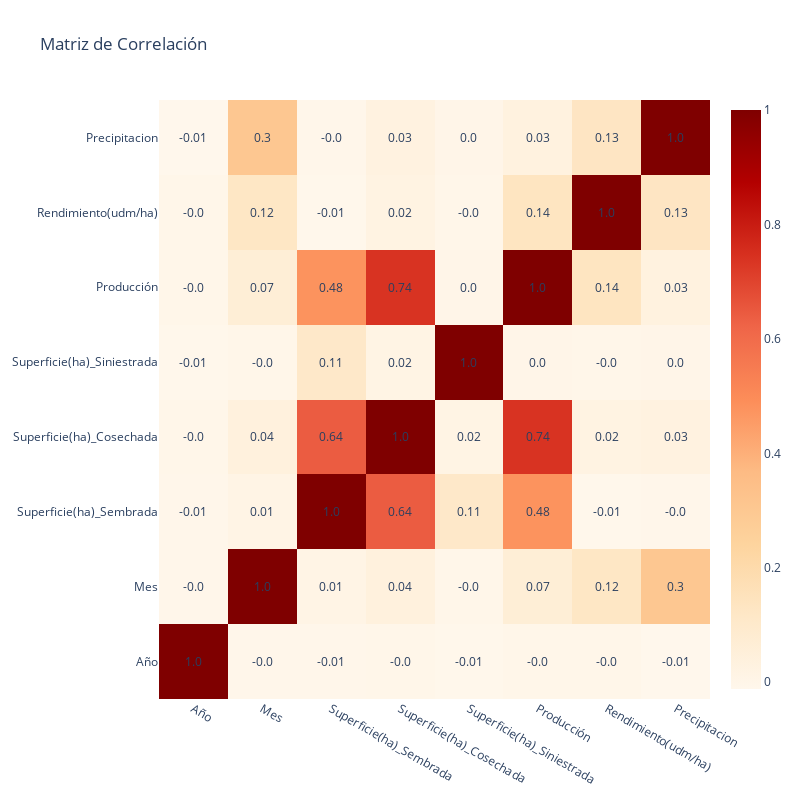

Notebook code cell kept with this figure:
### Code cell
# Crear una matriz de correlación
correlation_matrix = eda.corr()

# Crear el heatmap con etiquetas en cada recuadro
fig = go.Figure(data=go.Heatmap(
        z=correlation_matrix.values,
        x=correlation_matrix.columns,
        y=correlation_matrix.columns,
        colorscale='OrRd'))

fig.update_layout(title='Matriz de Correlación',
                  width=800, height=800)

# Añadir etiquetas en cada recuadro
annotations = []
for i, row in enumerate(correlation_matrix.values):
    for j, value in enumerate(row):
        annotations.append(
            dict(text=str(round(value, 2)),
                 x=correlation_matrix.columns[j],
                 y=correlation_matrix.columns[i],
                 xref='x',
                 yref='y',
                 showarrow=False)
        )

fig.update_layout(annotations=annotations)

fig.show()

### Figure 1 — Plotly figure (JSON) as saved in the notebook; plotly's stock layout.template omitted (floating-point values rounded to 4 significant figures)
{"data": [{"colorscale": [[0, "rgb(255,247,236)"], [0.125, "rgb(254,232,200)"], [0.25, "rgb(253,212,158)"], [0.375, "rgb(253,187,132)"], [0.5, "rgb(252,141,89)"], [0.625, "rgb(239,101,72)"], [0.75, "rgb(215,48,31)"], [0.875, "rgb(179,0,0)"], [1, "rgb(127,0,0)"]], "type": "heatmap", "x": ["Año", "Mes", "Superficie(ha)_Sembrada", "Superficie(ha)_Cosechada", "Superficie(ha)_Siniestrada", "Producción", "Rendimiento(udm/ha)", "Precipitacion"], "y": ["Año", "Mes", "Superficie(ha)_Sembrada", "Superficie(ha)_Cosechada", "Superficie(ha)_Siniestrada", "Producción", "Rendimiento(udm/ha)", "Precipitacion"], "z": [[1, -0.003146, -0.006554, -0.003068, -0.009341, -0.002358, -0.001261, -0.01191], [-0.003146, 1, 0.01267, 0.04013, -0.0009301, 0.06708, 0.1237, 0.3046], [-0.006554, 0.01267, 1, 0.6413, 0.1123, 0.4786, -0.008421, -0.003438], [-0.003068, 0.04013, 0.6413, 1, 0.01653, 0.7392, 0.02307, 0.02972], [-0.009341, -0.0009301, 0.1123, 0.01653, 1, 0.003009, -0.0005643, 0.002918], [-0.002358, 0.06708, 0.4786, 0.7392, 0.003009, 1, 0.1357, 0.03225], [-0.001261, 0.1237, -0.008421, 0.02307, -0.0005643, 0.1357, 1, 0.131], [-0.01191, 0.3046, -0.003438, 0.02972, 0.002918, 0.03225, 0.131, 1]]}], "layout": {"annotations": [{"showarrow": false, "text": "1.0", "x": "Año", "xref": "x", "y": "Año", "yref": "y"}, {"showarrow": false, "text": "-0.0", "x": "Mes", "xref": "x", "y": "Año", "yref": "y"}, {"showarrow": false, "text": "-0.01", "x": "Superficie(ha)_Sembrada", "xref": "x", "y": "Año", "yref": "y"}, {"showarrow": false, "text": "-0.0", "x": "Superficie(ha)_Cosechada", "xref": "x", "y": "Año", "yref": "y"}, {"showarrow": false, "text": "-0.01", "x": "Superficie(ha)_Siniestrada", "xref": "x", "y": "Año", "yref": "y"}, {"showarrow": false, "text": "-0.0", "x": "Producción", "xref": "x", "y": "Año", "yref": "y"}, {"showarrow": false, "text": "-0.0", "x": "Rendimiento(udm/ha)", "xref": "x", "y": "Año", "yref": "y"}, {"showarrow": false, "text": "-0.01", "x": "Precipitacion", "xref": "x", "y": "Año", "yref": "y"}, {"showarrow": false, "text": "-0.0", "x": "Año", "xref": "x", "y": "Mes", "yref": "y"}, {"showarrow": false, "text": "1.0", "x": "Mes", "xref": "x", "y": "Mes", "yref": "y"}, {"showarrow": false, "text": "0.01", "x": "Superficie(ha)_Sembrada", "xref": "x", "y": "Mes", "yref": "y"}, {"showarrow": false, "text": "0.04", "x": "Superficie(ha)_Cosechada", "xref": "x", "y": "Mes", "yref": "y"}, {"showarrow": false, "text": "-0.0", "x": "Superficie(ha)_Siniestrada", "xref": "x", "y": "Mes", "yref": "y"}, {"showarrow": false, "text": "0.07", "x": "Producción", "xref": "x", "y": "Mes", "yref": "y"}, {"showarrow": false, "text": "0.12", "x": "Rendimiento(udm/ha)", "xref": "x", "y": "Mes", "yref": "y"}, {"showarrow": false, "text": "0.3", "x": "Precipitacion", "xref": "x", "y": "Mes", "yref": "y"}, {"showarrow": false, "text": "-0.01", "x": "Año", "xref": "x", "y": "Superficie(ha)_Sembrada", "yref": "y"}, {"showarrow": false, "text": "0.01", "x": "Mes", "xref": "x", "y": "Superficie(ha)_Sembrada", "yref": "y"}, {"showarrow": false, "text": "1.0", "x": "Superficie(ha)_Sembrada", "xref": "x", "y": "Superficie(ha)_Sembrada", "yref": "y"}, {"showarrow": false, "text": "0.64", "x": "Superficie(ha)_Cosechada", "xref": "x", "y": "Superficie(ha)_Sembrada", "yref": "y"}, {"showarrow": false, "text": "0.11", "x": "Superficie(ha)_Siniestrada", "xref": "x", "y": "Superficie(ha)_Sembrada", "yref": "y"}, {"showarrow": false, "text": "0.48", "x": "Producción", "xref": "x", "y": "Superficie(ha)_Sembrada", "yref": "y"}, {"showarrow": false, "text": "-0.01", "x": "Rendimiento(udm/ha)", "xref": "x", "y": "Superficie(ha)_Sembrada", "yref": "y"}, {"showarrow": false, "text": "-0.0", "x": "Precipitacion", "xref": "x", "y": "Superficie(ha)_Sembrada", "yref": "y"}, {"showarrow": false, "text": "-0.0", "x": "Año", "xref": "x", "y": "Superficie(ha)_Cosechada", "yref": "y"}, {"showarrow": false, "text": "0.04", "x": "Mes", "xref": "x", "y": "Superficie(ha)_Cosechada", "yref": "y"}, {"showarrow": false, "text": "0.64", "x": "Superficie(ha)_Sembrada", "xref": "x", "y": "Superficie(ha)_Cosechada", "yref": "y"}, {"showarrow": false, "text": "1.0", "x": "Superficie(ha)_Cosechada", "xref": "x", "y": "Superficie(ha)_Cosechada", "yref": "y"}, {"showarrow": false, "text": "0.02", "x": "Superficie(ha)_Siniestrada", "xref": "x", "y": "Superficie(ha)_Cosechada", "yref": "y"}, {"showarrow": false, "text": "0.74", "x": "Producción", "xref": "x", "y": "Superficie(ha)_Cosechada", "yref": "y"}, {"showarrow": false, "text": "0.02", "x": "Rendimiento(udm/ha)", "xref": "x", "y": "Superficie(ha)_Cosechada", "yref": "y"}, {"showarrow": false, "text": "0.03", "x": "Precipitacion", "xref": "x", "y": "Superficie(ha)_Cosechada", "yref": "y"}, {"showarrow": false, "text": "-0.01", "x": "Año", "xref": "x", "y": "Superficie(ha)_Siniestrada", "yref": "y"}, {"showarrow": false, "text": "-0.0", "x": "Mes", "xref": "x", "y": "Superficie(ha)_Siniestrada", "yref": "y"}, {"showarrow": false, "text": "0.11", "x": "Superficie(ha)_Sembrada", "xref": "x", "y": "Superficie(ha)_Siniestrada", "yref": "y"}, {"showarrow": false, "text": "0.02", "x": "Superficie(ha)_Cosechada", "xref": "x", "y": "Superficie(ha)_Siniestrada", "yref": "y"}, {"showarrow": false, "text": "1.0", "x": "Superficie(ha)_Siniestrada", "xref": "x", "y": "Superficie(ha)_Siniestrada", "yref": "y"}, {"showarrow": false, "text": "0.0", "x": "Producción", "xref": "x", "y": "Superficie(ha)_Siniestrada", "yref": "y"}, {"showarrow": false, "text": "-0.0", "x": "Rendimiento(udm/ha)", "xref": "x", "y": "Superficie(ha)_Siniestrada", "yref": "y"}, {"showarrow": false, "text": "0.0", "x": "Precipitacion", "xref": "x", "y": "Superficie(ha)_Siniestrada", "yref": "y"}, {"showarrow": false, "text": "-0.0", "x": "Año", "xref": "x", "y": "Producción", "yref": "y"}, {"showarrow": false, "text": "0.07", "x": "Mes", "xref": "x", "y": "Producción", "yref": "y"}, {"showarrow": false, "text": "0.48", "x": "Superficie(ha)_Sembrada", "xref": "x", "y": "Producción", "yref": "y"}, {"showarrow": false, "text": "0.74", "x": "Superficie(ha)_Cosechada", "xref": "x", "y": "Producción", "yref": "y"}, {"showarrow": false, "text": "0.0", "x": "Superficie(ha)_Siniestrada", "xref": "x", "y": "Producción", "yref": "y"}, {"showarrow": false, "text": "1.0", "x": "Producción", "xref": "x", "y": "Producción", "yref": "y"}, {"showarrow": false, "text": "0.14", "x": "Rendimiento(udm/ha)", "xref": "x", "y": "Producción", "yref": "y"}, {"showarrow": false, "text": "0.03", "x": "Precipitacion", "xref": "x", "y": "Producción", "yref": "y"}, {"showarrow": false, "text": "-0.0", "x": "Año", "xref": "x", "y": "Rendimiento(udm/ha)", "yref": "y"}, {"showarrow": false, "text": "0.12", "x": "Mes", "xref": "x", "y": "Rendimiento(udm/ha)", "yref": "y"}, {"showarrow": false, "text": "-0.01", "x": "Superficie(ha)_Sembrada", "xref": "x", "y": "Rendimiento(udm/ha)", "yref": "y"}, {"showarrow": false, "text": "0.02", "x": "Superficie(ha)_Cosechada", "xref": "x", "y": "Rendimiento(udm/ha)", "yref": "y"}, {"showarrow": false, "text": "-0.0", "x": "Superficie(ha)_Siniestrada", "xref": "x", "y": "Rendimiento(udm/ha)", "yref": "y"}, {"showarrow": false, "text": "0.14", "x": "Producción", "xref": "x", "y": "Rendimiento(udm/ha)", "yref": "y"}, {"showarrow": false, "text": "1.0", "x": "Rendimiento(udm/ha)", "xref": "x", "y": "Rendimiento(udm/ha)", "yref": "y"}, {"showarrow": false, "text": "0.13", "x": "Precipitacion", "xref": "x", "y": "Rendimiento(udm/ha)", "yref": "y"}, {"showarrow": false, "text": "-0.01", "x": "Año", "xref": "x", "y": "Precipitacion", "yref": "y"}, {"showarrow": false, "text": "0.3", "x": "Mes", "xref": "x", "y": "Precipitacion", "yref": "y"}, {"showarrow": false, "text": "-0.0", "x": "Superficie(ha)_Sembrada", "xref": "x", "y": "Precipitacion", "yref": "y"}, {"showarrow": false, "text": "0.03", "x": "Superficie(ha)_Cosechada", "xref": "x", "y": "Precipitacion", "yref": "y"}, {"showarrow": false, "text": "0.0", "x": "Superficie(ha)_Siniestrada", "xref": "x", "y": "Precipitacion", "yref": "y"}, {"showarrow": false, "text": "0.03", "x": "Producción", "xref": "x", "y": "Precipitacion", "yref": "y"}, {"showarrow": false, "text": "0.13", "x": "Rendimiento(udm/ha)", "xref": "x", "y": "Precipitacion", "yref": "y"}, {"showarrow": false, "text": "1.0", "x": "Precipitacion", "xref": "x", "y": "Precipitacion", "yref": "y"}], "height": 800, "title": {"text": "Matriz de Correlación"}, "width": 800}}
